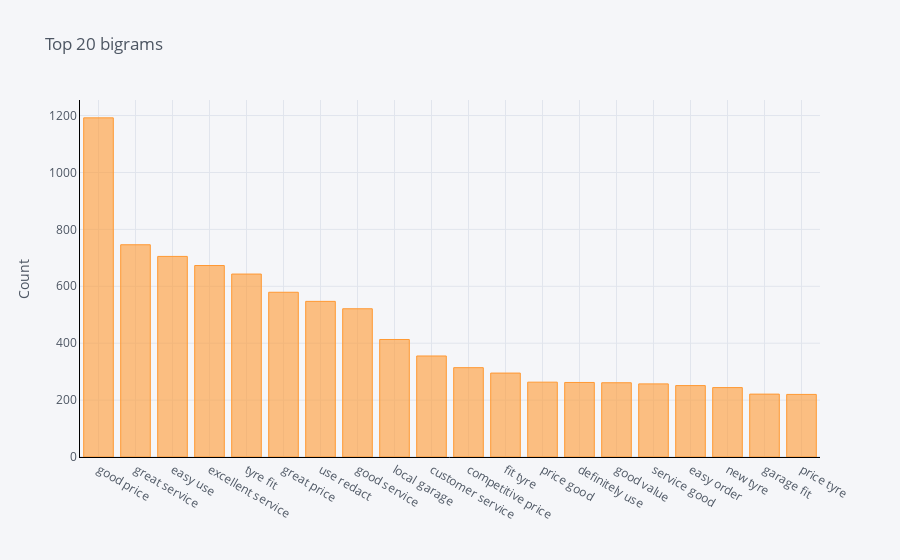

Notebook source saved alongside this figure:
### Markdown cell above
### Bigrams

### Code cell
common_words = top_n_gram(df['document'], 2, 20)

tdf = pd.DataFrame(common_words, columns = ['document' , 'count'])
tdf.groupby('document').sum()['count'].sort_values(ascending=False).iplot(kind='bar', 
                                                                            yTitle='Count', 
                                                                            linecolor='black', 
                                                                            title='Top 20 bigrams');

### Figure 1 — Plotly figure (JSON) as saved in the notebook; plotly's stock layout.template omitted (floating-point values rounded to 4 significant figures)
{"data": [{"marker": {"color": "rgba(255, 153, 51, 0.6)", "line": {"color": "rgba(255, 153, 51, 1.0)", "width": 1}}, "name": "count", "orientation": "v", "text": "", "type": "bar", "x": ["good price", "great service", "easy use", "excellent service", "tyre fit", "great price", "use redact", "good service", "local garage", "customer service", "competitive price", "fit tyre", "price good", "definitely use", "good value", "service good", "easy order", "new tyre", "garage fit", "price tyre"], "y": [1192, 746, 705, 673, 643, 579, 547, 521, 413, 355, 314, 295, 263, 262, 261, 257, 251, 244, 221, 220]}], "layout": {"legend": {"bgcolor": "#F5F6F9", "font": {"color": "#4D5663"}}, "paper_bgcolor": "#F5F6F9", "plot_bgcolor": "#F5F6F9", "title": {"font": {"color": "#4D5663"}, "text": "Top 20 bigrams"}, "xaxis": {"gridcolor": "#E1E5ED", "linecolor": "black", "showgrid": true, "tickfont": {"color": "#4D5663"}, "title": {"font": {"color": "#4D5663"}, "text": ""}, "zerolinecolor": "#E1E5ED"}, "yaxis": {"gridcolor": "#E1E5ED", "linecolor": "black", "showgrid": true, "tickfont": {"color": "#4D5663"}, "title": {"font": {"color": "#4D5663"}, "text": "Count"}, "zerolinecolor": "#E1E5ED"}}}
